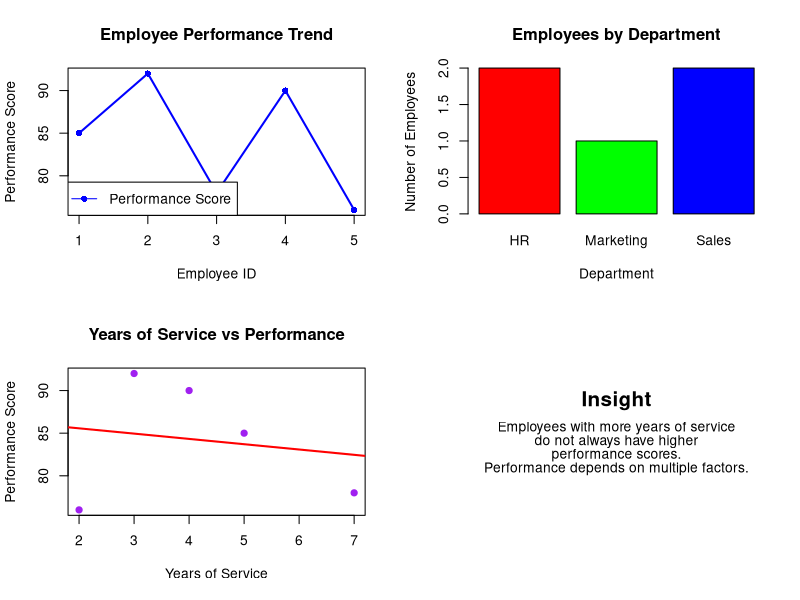

The R script that drew this image:
# ==========================================
# SET 3 : EMPLOYEE PERFORMANCE EVALUATION
# ==========================================

# Employee Data
employee_id <- c(1, 2, 3, 4, 5)
department <- c("Sales", "HR", "Marketing", "Sales", "HR")
years_service <- c(5, 3, 7, 4, 2)
performance_score <- c(85, 92, 78, 90, 76)

# Display 3 charts in one window
par(mfrow = c(2,2))

# ==========================================
# 1. Line Chart
# ==========================================

plot(employee_id,
     performance_score,
     type = "o",
     col = "blue",
     pch = 16,
     lwd = 2,
     xlab = "Employee ID",
     ylab = "Performance Score",
     main = "Employee Performance Trend")

legend("bottomleft",
       legend = "Performance Score",
       col = "blue",
       lty = 1,
       pch = 16)

# ==========================================
# 2. Bar Chart
# ==========================================

dept_count <- table(department)

barplot(dept_count,
        col = c("red", "green", "blue"),
        main = "Employees by Department",
        xlab = "Department",
        ylab = "Number of Employees")

# ==========================================
# 3. Scatter Plot
# ==========================================

plot(years_service,
     performance_score,
     pch = 19,
     col = "purple",
     xlab = "Years of Service",
     ylab = "Performance Score",
     main = "Years of Service vs Performance")

model <- lm(performance_score ~ years_service)
abline(model, col = "red", lwd = 2)

# ==========================================
# 4. Insight (Text)
# ==========================================

plot.new()

text(0.5, 0.8, "Insight", cex = 1.5, font = 2)

text(0.5, 0.6,
     "Employees with more years of service",
     cex = 1)

text(0.5, 0.5,
     "do not always have higher",
     cex = 1)

text(0.5, 0.4,
     "performance scores.",
     cex = 1)

text(0.5, 0.3,
     "Performance depends on multiple factors.",
     cex = 1)

# Restore normal plotting
par(mfrow = c(1,1))
